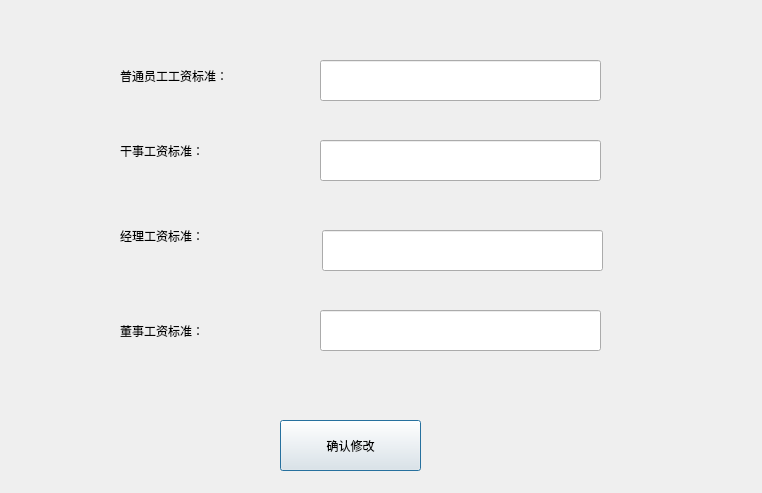
<?xml version="1.0" encoding="UTF-8"?>
<ui version="4.0">
 <class>Modify_demo</class>
 <widget class="QDialog" name="Modify_demo">
  <property name="geometry">
   <rect>
    <x>0</x>
    <y>0</y>
    <width>762</width>
    <height>493</height>
   </rect>
  </property>
  <property name="windowTitle">
   <string>Dialog</string>
  </property>
  <widget class="QLabel" name="label">
   <property name="geometry">
    <rect>
     <x>120</x>
     <y>50</y>
     <width>131</width>
     <height>51</height>
    </rect>
   </property>
   <property name="text">
    <string>普通员工工资标准：</string>
   </property>
  </widget>
  <widget class="QLabel" name="label_2">
   <property name="geometry">
    <rect>
     <x>120</x>
     <y>120</y>
     <width>131</width>
     <height>61</height>
    </rect>
   </property>
   <property name="text">
    <string>干事工资标准：</string>
   </property>
  </widget>
  <widget class="QLabel" name="label_3">
   <property name="geometry">
    <rect>
     <x>120</x>
     <y>210</y>
     <width>111</width>
     <height>51</height>
    </rect>
   </property>
   <property name="text">
    <string>经理工资标准：</string>
   </property>
  </widget>
  <widget class="QLabel" name="label_4">
   <property name="geometry">
    <rect>
     <x>120</x>
     <y>300</y>
     <width>101</width>
     <height>61</height>
    </rect>
   </property>
   <property name="text">
    <string>董事工资标准：</string>
   </property>
  </widget>
  <widget class="QLineEdit" name="t0">
   <property name="geometry">
    <rect>
     <x>320</x>
     <y>60</y>
     <width>281</width>
     <height>41</height>
    </rect>
   </property>
  </widget>
  <widget class="QLineEdit" name="t1">
   <property name="geometry">
    <rect>
     <x>320</x>
     <y>140</y>
     <width>281</width>
     <height>41</height>
    </rect>
   </property>
  </widget>
  <widget class="QLineEdit" name="t2">
   <property name="geometry">
    <rect>
     <x>322</x>
     <y>230</y>
     <width>281</width>
     <height>41</height>
    </rect>
   </property>
  </widget>
  <widget class="QLineEdit" name="t3">
   <property name="geometry">
    <rect>
     <x>320</x>
     <y>310</y>
     <width>281</width>
     <height>41</height>
    </rect>
   </property>
  </widget>
  <widget class="QPushButton" name="pushButton">
   <property name="geometry">
    <rect>
     <x>280</x>
     <y>420</y>
     <width>141</width>
     <height>51</height>
    </rect>
   </property>
   <property name="text">
    <string>确认修改</string>
   </property>
  </widget>
 </widget>
 <resources/>
 <connections/>
</ui>
